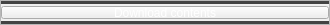
                                  <widget class="QFrame" name="dividerDownloadContents">
                                   <property name="minimumSize">
                                    <size>
                                     <width>330</width>
                                     <height>25</height>
                                    </size>
                                   </property>
                                   <property name="maximumSize">
                                    <size>
                                     <width>330</width>
                                     <height>25</height>
                                    </size>
                                   </property>
                                   <property name="frameShape">
                                    <enum>QFrame::StyledPanel</enum>
                                   </property>
                                   <property name="frameShadow">
                                    <enum>QFrame::Raised</enum>
                                   </property>
                                   <layout class="QVBoxLayout" name="verticalLayout_30">
                                    <property name="spacing">
                                     <number>2</number>
                                    </property>
                                    <property name="leftMargin">
                                     <number>0</number>
                                    </property>
                                    <property name="topMargin">
                                     <number>0</number>
                                    </property>
                                    <property name="rightMargin">
                                     <number>0</number>
                                    </property>
                                    <property name="bottomMargin">
                                     <number>0</number>
                                    </property>
                                    <item>
                                     <widget class="Line" name="line_3">
                                      <property name="styleSheet">
                                       <string notr="true">background-color: rgb(67, 67, 67);
border-radius: 3px</string>
                                      </property>
                                      <property name="orientation">
                                       <enum>Qt::Horizontal</enum>
                                      </property>
                                     </widget>
                                    </item>
                                    <item>
                                     <widget class="QPushButton" name="downloadContentsBtn">
                                      <property name="styleSheet">
                                       <string notr="true">#downloadContentsBtn{color:white}</string>
                                      </property>
                                      <property name="text">
                                       <string>Download contents</string>
                                      </property>
                                      <property name="icon">
                                       <iconset resource="resources_rc.qrc">
                                        <normaloff>:/icon/icons/chevron-down.svg</normaloff>:/icon/icons/chevron-down.svg</iconset>
                                      </property>
                                     </widget>
                                    </item>
                                    <item>
                                     <widget class="Line" name="line_4">
                                      <property name="styleSheet">
                                       <string notr="true">background-color: rgb(67, 67, 67);
border-radius: 3px</string>
                                      </property>
                                      <property name="orientation">
                                       <enum>Qt::Horizontal</enum>
                                      </property>
                                     </widget>
                                    </item>
                                   </layout>
                                  </widget>
